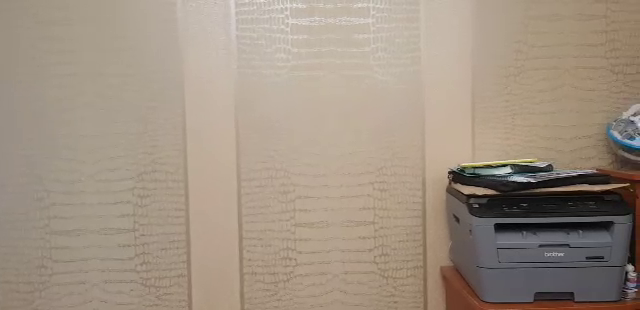
#> input picture frame 12 of vid.mp4, 640 x 310 px
$ python class.py   (older library calls are emulated)
#> lines starting #> are read from the running program, lines starting #| are printed output that depends on the picture
import cv2
import numpy as np
from tqdm import tqdm
import numba


class Panorama:
    def __init__(self, file_name, shift=10):
        self.file_name = file_name
        self.shift = shift

    @staticmethod
    def _FindFeatures(frame):
        gray_img = cv2.cvtColor(frame, cv2.COLOR_BGR2GRAY)

        desc = cv2.xfeatures2d.SIFT_create()
        (keypoints, features) = desc.detectAndCompute(gray_img, None)
        keypoints = np.float32([keypoint.pt for keypoint in keypoints])

        return keypoints, features

    @staticmethod
    def getH(points_from, points_to):
        A = []
        for i in range(len(points_from)):
            x, y = points_from[i]
            x_hat, y_hat = points_to[i]
            A.append([-x, -y, -1, 0, 0, 0, x * x_hat, y * x_hat, x_hat])
            A.append([0, 0, 0, -x, -y, -1, x * y_hat, y * y_hat, y_hat])

        A = np.asarray(A)

        _, sigma, V = np.linalg.svd(A, full_matrices=True)

        return (V[-1]).reshape(3, 3)

    @staticmethod
    @numba.njit
    def norm(left_pts, right_pts):
        diff_vec = (left_pts - right_pts) ** 2
        norm = np.sqrt(diff_vec[:, 0] + diff_vec[:, 1])
        return norm

    @staticmethod
    def findHomography(ptsL, ptsR, thresh, use_mod=True):
        p = 0.99
        num_of_points = ptsL.shape[0]
        s = 4
        iter_num = 0
        indexes = np.arange(num_of_points)
        inlier_ratio = 0.73
        num_of_iterations = np.log(1 - p) / np.log(1 - (1 - inlier_ratio) ** s)

        all_scores = []
        all_points = []
        while iter_num < num_of_iterations:
            sample_points = np.random.choice(indexes, size=s)
            H = panorama.getH(ptsL[sample_points], ptsR[sample_points])
            transformedL = cv2.perspectiveTransform(np.array([ptsL]), H)

            num_of_inliers = (Panorama.norm(transformedL[0], ptsR) < thresh).sum()

            all_scores.append(num_of_inliers)
            all_points.append(sample_points)
            iter_num += 1

        all_scores = np.asarray(all_scores)
        all_points = np.asarray(all_points)

        ind = all_scores.argmax()
        cur_inliers = all_scores[ind]
        prev_inliers = None
        H_4 = panorama.getH(ptsL[all_points[ind]], ptsR[all_points[ind]])

        while True:
            transformed_4 = cv2.perspectiveTransform(np.array([ptsL]), H_4)
            inliers_mask = (Panorama.norm(transformed_4[0], ptsR) < thresh)

            H_all = panorama.getH(ptsL[inliers_mask], ptsR[inliers_mask])

            transformed_all = cv2.perspectiveTransform(np.array([ptsL[inliers_mask]]), H_all)
            prev_inliers = cur_inliers
            cur_inliers = (Panorama.norm(transformed_all[0], ptsR[inliers_mask]) < thresh).sum()

            if cur_inliers <= prev_inliers:
                return H_4
            elif not use_mod:
                return H_all
            H_4 = H_all

    @staticmethod
    def _FindTransform(keypointsL, keypointsR, featuresL, featuresR, use_custom=False, use_mod=True):
        ratio = 0.85
        thresh = 5
        matcher = cv2.DescriptorMatcher_create("BruteForce")
        rawMatches = matcher.knnMatch(featuresL, featuresR, 2)
        matches = []
        for m in rawMatches:
            if len(m) == 2 and m[0].distance < m[1].distance * ratio:
                matches.append((m[0].trainIdx, m[0].queryIdx))

        ptsL = np.float32([keypointsL[i] for (_, i) in matches])
        ptsR = np.float32([keypointsR[i] for (i, _) in matches])

        if use_custom:
            H = Panorama.findHomography(ptsL, ptsR, thresh, use_mod=use_mod)
            status = None
        else:
            (H, status) = cv2.findHomography(ptsL, ptsR, cv2.RANSAC, ransacReprojThreshold=thresh)

        return ptsL, ptsR, H, status

    def make(self, show_process=False, show_result=True, use_custom=False, use_mod=True):
#> called with show_process = False, show_result = True, use_custom = True, use_mod = True
        cap = cv2.VideoCapture(self.file_name)
        last_x = 0

        ret, total_image = cap.read()
#> total_image is the input picture: shape (310, 640, 3); mean B, G, R 130.2, 145.4, 159.8

        for _ in tqdm(range(int(cap.get(cv2.CAP_PROP_FRAME_COUNT) - 1))):
            ret, frame = cap.read()

            if not ret:
                break

            keypointsL, featuresL = self._FindFeatures(total_image)
            keypointsR, featuresR = self._FindFeatures(frame)


            ptsL, ptsR, H, status = self._FindTransform(keypointsR, keypointsL, featuresR, featuresL,
                                                        use_custom=use_custom, use_mod=use_mod)

            if H is not None:
                if show_process:
                    cpy = frame.copy()

                up_and_down = np.array([[[frame.shape[1], 0], [frame.shape[1], frame.shape[0]]]], dtype=np.float)
                after_points = cv2.perspectiveTransform(up_and_down, H)
                new_x = int(min(after_points[0][0][0], after_points[0][1][0]))

                if new_x - last_x < self.shift:
                    continue

                last_x = new_x

                frame = cv2.warpPerspective(frame, H, (frame.shape[1] + total_image.shape[1], frame.shape[0]))
                mask = np.ones(frame.shape, dtype=frame.dtype) * 255
                mask = cv2.warpPerspective(mask, H, (frame.shape[1] + total_image.shape[1], frame.shape[0]))
                mask = (255 - mask[0: total_image.shape[0], 0: total_image.shape[1]]).astype(np.float) / 255

                interlap_cpy = frame[0: total_image.shape[0], 0: total_image.shape[1]].astype(np.float)
                interlap_cpy += (total_image.astype(np.float) + mask * total_image.astype(np.float))
                interlap_cpy /= 2
                frame[0: total_image.shape[0], 0: total_image.shape[1]] = interlap_cpy.astype(np.uint8)
                total_image = frame[:, 0: new_x]

                while show_process:
                    # [14 lines of commented-out code are left out]
                    cv2.imshow('total', total_image)
                    if cv2.waitKey(30) & 0xFF == ord('q'):
                        break
#> this loop made 30 passes
#> (rawMatches in _FindTransform, after_points, new_x, last_x) on passes 1, 24: (119 matches, [[636.2, 0.175], [641, 308.6]], 636, 636), (255 matches, [[747.3, -21.7], [747.6, 318.3]], 747, 747)
#> (rawMatches in _FindTransform, after_points, new_x) on passes 2 to 7: (133 matches, [[647.4, -3.93], [646.7, 309.5]], 646), (126 matches, [[643.4, 1.78], [648.9, 309.3]], 643), (140 matches, [[649.5, -3.57], [652.7, 309.6]], 649), (148 matches, [[661.5, 0.859], [655.9, 308.8]], 655), (155 matches, [[664.8, -10.25], [661.4, 309.9]], 661), (162 matches, [[666.6, -15.47], [666.3, 310.9]], 666)
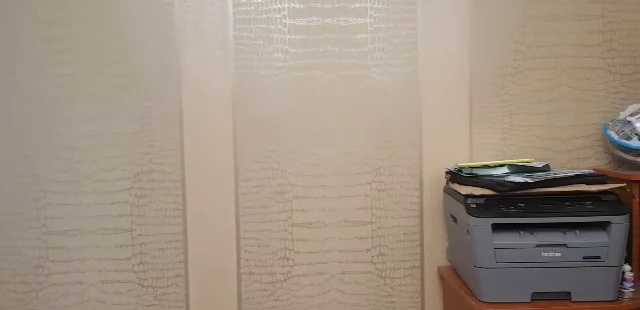
#> input picture frame 13 of vid.mp4, 640 x 310 px
#> pass 1, in _FindFeatures, `gray_img = cv2.cvtColor(frame, cv2.COLOR_BGR2GRAY)`:
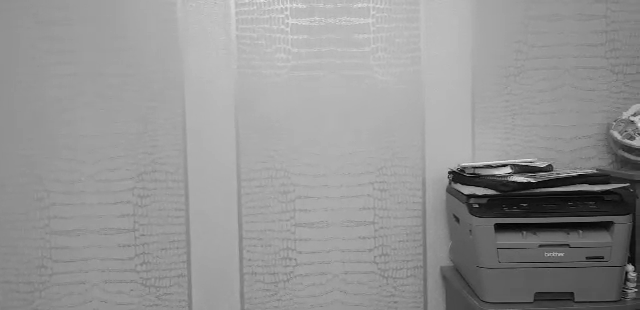
#> gray_img: shape (310, 640); min 0, max 231, mean 148
#> pass 1, in make, `mask = cv2.warpPerspective(mask, H, (frame.shape[1] + total_image.shap..`:
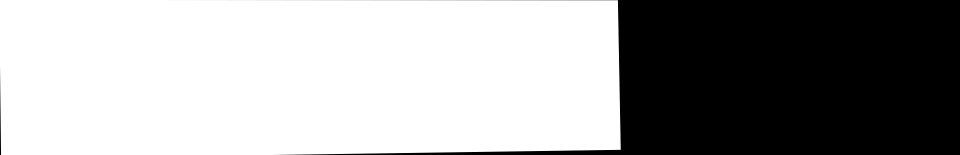
#> mask: shape (310, 1920, 3) (shown at 1/2 size); min 0, max 255, mean 162.8
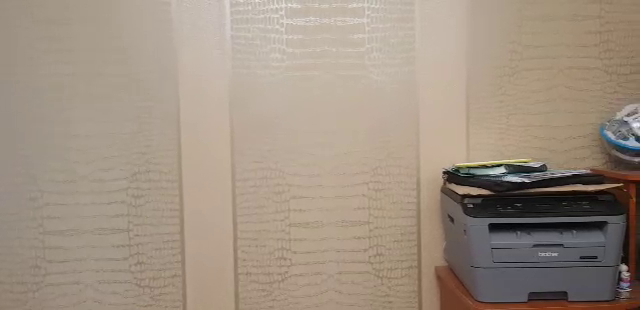
#> input picture frame 14 of vid.mp4, 640 x 310 px
#> after the loop:
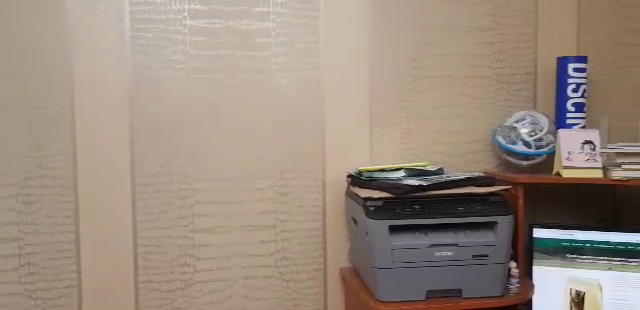
#> frame: shape (310, 640, 3); mean B, G, R 125.6, 139.3, 154.3
#> after the loop:
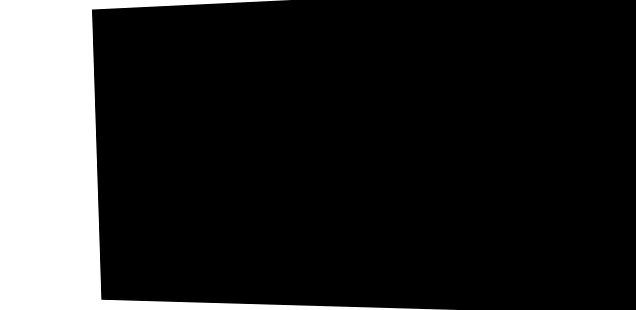
#> mask: shape (310, 636, 3) float64; min 0, max 1, mean 0.166
#> after the loop:
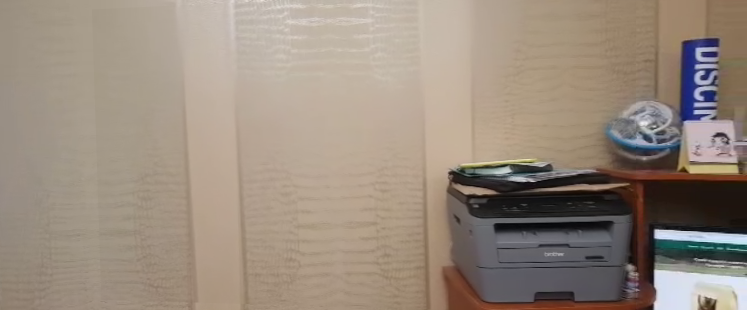
#> total_image: shape (310, 747, 3); mean B, G, R 126, 139.4, 153.3

        cv2.imwrite('result.png', total_image)

        while show_result:
            cv2.imshow('Panorama', total_image)
            if cv2.waitKey(30) & 0xFF == ord('q'):
                break

        cv2.destroyAllWindows()
        cap.release()

#%%
if __name__ == '__main__':
    panorama = Panorama("vid.mp4", shift=100)
    panorama.make(show_process=False, show_result=True, use_custom=True, use_mod=True)

$ run again, starting later in the video
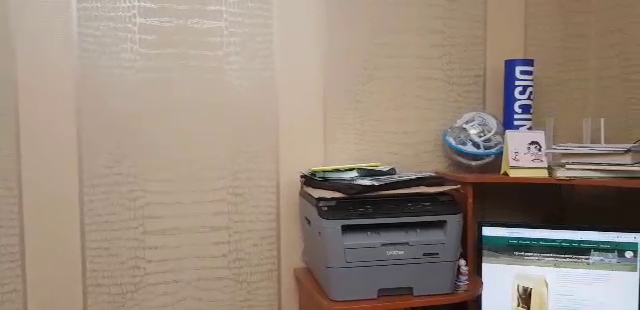
#> input picture frame 55 of vid.mp4, 640 x 310 px
#> in make, total_image is the input picture: shape (310, 640, 3); mean B, G, R 123.5, 136.8, 152.2
#> the loop in make, `for _ in tqdm(range(int(cap.get(cv2.CAP_PROP_FRAME_COUNT) - 1))):` made 30 passes
#> (rawMatches in _FindTransform, after_points, new_x, last_x) on passes 1, 29: (305 matches, [[642.8, -0.158], [642.7, 310]], 642, 642), (337 matches, [[760.3, -21.99], [744.8, 322.7]], 744, 744)
#> pass 1, in _FindFeatures (call 2), `gray_img = cv2.cvtColor(frame, cv2.COLOR_BGR2GRAY)`:
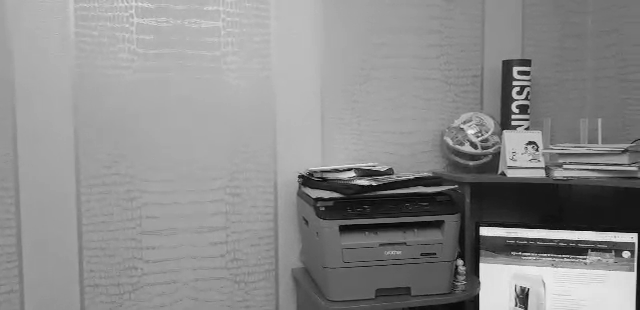
#> gray_img: shape (310, 640); min 1, max 247, mean 139.5
#> after the loop in make, `for _ in tqdm(range(int(cap.get(cv2.CAP_PROP_FRAME_COUNT) - 1))):`:
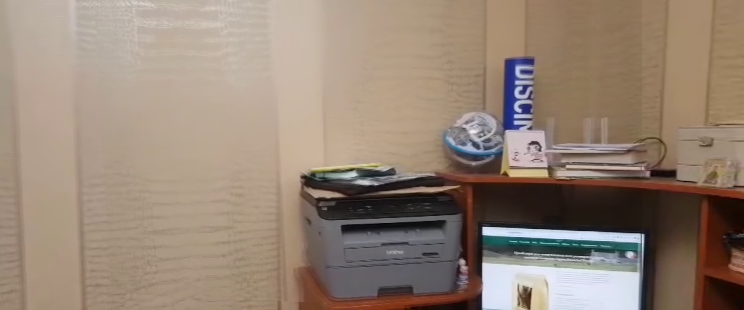
#> total_image: shape (310, 744, 3); mean B, G, R 117.3, 132, 149.6

$ run again, starting later in the video
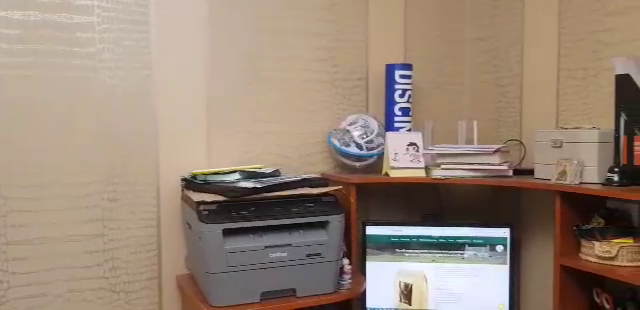
#> input picture frame 98 of vid.mp4, 640 x 310 px
#> in make, total_image is the input picture: shape (310, 640, 3); mean B, G, R 118.5, 133.8, 152.4
#> the loop in make, `for _ in tqdm(range(int(cap.get(cv2.CAP_PROP_FRAME_COUNT) - 1))):` made 25 passes
#> (rawMatches in _FindTransform, after_points, new_x, last_x) on pass 1: (417 matches, [[644, 0.479], [645.7, 311.2]], 643, 643)
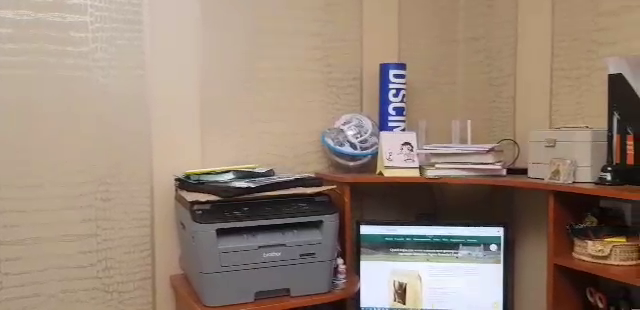
#> input picture frame 100 of vid.mp4, 640 x 310 px
#> after the loop in make, `for _ in tqdm(range(int(cap.get(cv2.CAP_PROP_FRAME_COUNT) - 1))):`:
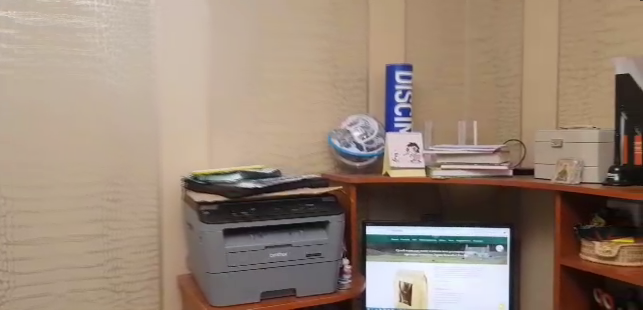
#> total_image: shape (310, 643, 3); mean B, G, R 118.3, 133.6, 152.3
